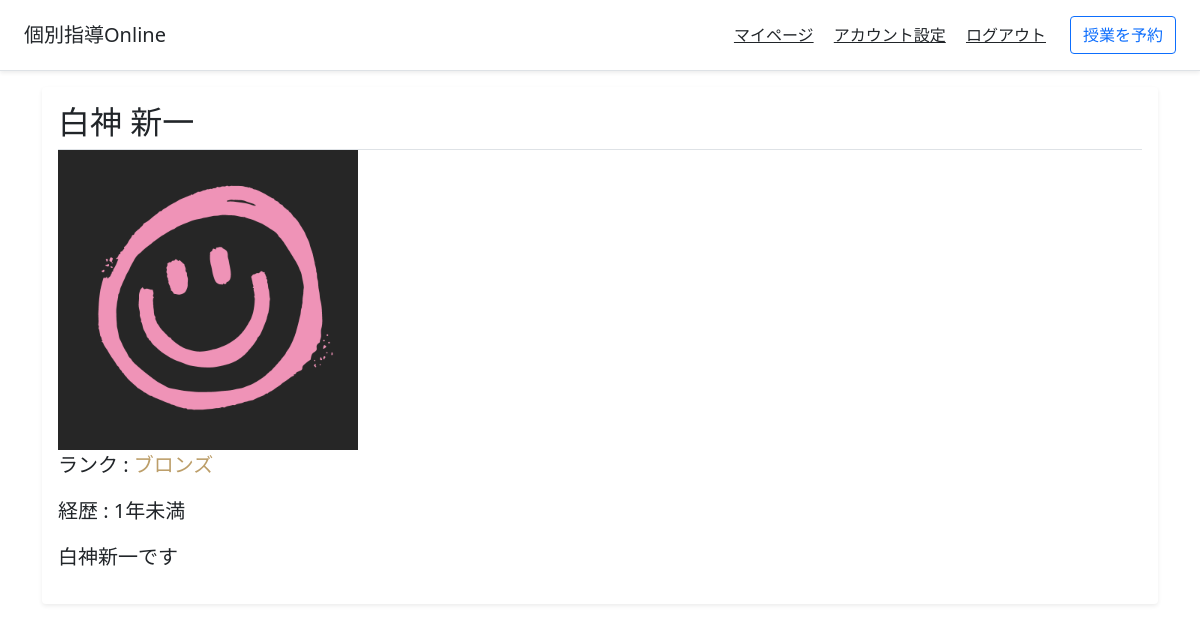
The page /profile/1/ (signed in) on the database its author committed.
### tutoringapp/models.py (models this page shows)
class UserModel(AbstractUser):
    user_type = models.TextField(choices=USER_TYPE_CHOICES, default="student") # ユーザーが講師か生徒かを示す
    first_name = models.TextField(default="") # ユーザーの名前
    last_name = models.TextField(default="") # ユーザーの苗字
    profile_image = models.ImageField(upload_to="", default="ProfileImage.png") # ユーザーのプロフィール画像
    start_datetime = models.DateTimeField(auto_now_add=True)
    self_introduction = models.TextField(default="")
    spent_time = models.IntegerField(default=0) # 費やした時間(学習時間or授業をした時間)
    rank = models.TextField(choices=USERS_RANK_CHOICES, default="bronze")
    class_start_datetime = models.DateTimeField(default=datetime.datetime(2000, 1, 1)) # 最後に授業に参加した時間
    class_ending_datetime = models.DateTimeField(default=datetime.datetime(2000, 1, 1)) # 最後に授業を終了した時間

### tutoringapp/views.py (the view)
# urls.py: path("profile/<int:user_id>/", views.profile_view, name="profile"), # ユーザーのプロフィールを表示するページ
def profile_view(request, user_id):
    if request.user.is_authenticated:
        referred_user = get_user_model().objects.get(id=user_id)
        now_date = datetime.datetime.now(datetime.timezone.utc)
        elapsed_time = relativedelta(now_date, referred_user.start_datetime)
        if elapsed_time.year is not None:
            elapsed_year = f"{elapsed_time.year}年"
        else:
            elapsed_year = "1年未満"
        return render(request, "profile.html", {"referred_user" : referred_user, "elapsed_year" : elapsed_year})
    else:
        return redirect("login")

### templates/profile.html
{% extends "base.html" %}
{% block content %}
<main class="container">
    <div class="my-3 p-3 bg-white rounded shadow-sm">
        <h2 class="border-bottom pb-2 mb-0">{{referred_user.last_name}} {{referred_user.first_name}}</h2>
        <img src={{referred_user.profile_image.url}} width="300" height="300">
        {% if referred_user.rank == "bronze" %}
        <p class="lead">ランク : <span style="color: #BC9E69;">ブロンズ</span></p>
        {% elif referred_user.rank == "silver" %}
        <p class="lead">ランク : <span style="color: #BEC1C3;">シルバー</span></p>
        {% elif referred_user.rank == "gold" %}
        <p class="lead">ランク : <span style="color: #EFC986;">ゴールド</span></p>
        {% elif referred_user.rank == "diamond" %}
        <p class="lead"><span style="color: #94D1C8;">ダイヤモンド</span></p>
        {% endif %}
        {% if referred_user.id == user.id %}
            {% if user.user_type == "student" %}
            <p class="lead">総学習時間 : {{user.spent_time}}分</p>
            {% elif user.user_type == "teacher" %}
            <p class="lead">総授業時間 : {{user.spent_time}}分</p>
            {% endif %}
        <p class="lead">開始日 : {{user.start_datetime|date:"Y年m月d日"}}</p>
        {% else %}
            {% if referred_user.user_type == "teacher" %}
            <p class="lead">経歴 : {{elapsed_year}}</p>
            {% endif %}
        {% endif %}
        {% if referred_user.id != user.id %}
        <p class="lead">{{referred_user.self_introduction}}</p>
        {% endif %}
    </div>
</main>
{% endblock content %}

### rows shown on the page
UserModel: last_name "白神", first_name "新一", profile_image (picture), self_introduction "白神新一です"

### other values the page prints
{{ elapsed_year }} "1年未満"
